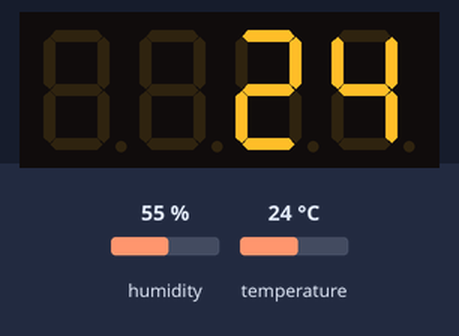
This sketch was run on a simulated Arduino Uno, built with avr-gcc and run on an emulated ATmega328P. On the bench: 4-digit seven-segment display. The inputs (shaded band) are chosen by the test bench; at power-on: temperature 24 °C, humidity 55 %.

Above: at 2.8 s.
2.9 s: temperature set to 12 °C
At 4.9 s:
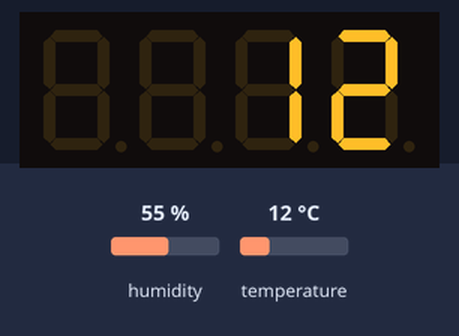
5.6 s: temperature set to 19 °C
At 7.3 s:
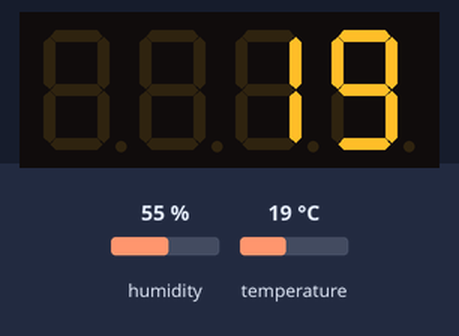
8.3 s: temperature set to 28 °C
At 10.8 s:
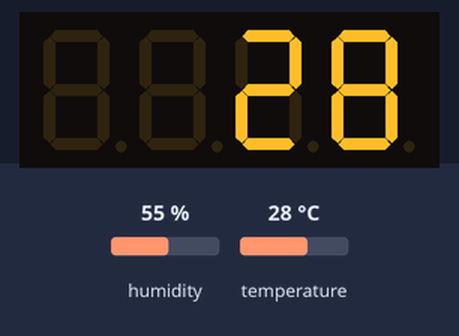
Timing chart, 0 to 12.3 s (numbered marks = the images above; inputs shaded):
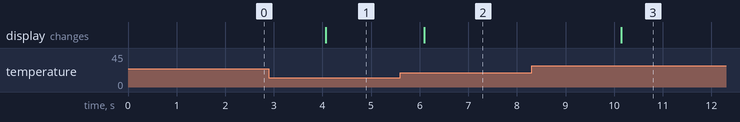

Measured:
- after the input at 2.9 s, the display: changes after 1.2 s (image 1)
- after the input at 5.6 s, the display: changes after 0.49 s (image 2)
- after the input at 8.3 s, the display: changes after 1.8 s (image 3)

The sketch:

DHT11_4digits_7seg_SEVSEG.ino
```cpp
#include "DHT.h"     // DHT
#define dhtPin 3
DHT dht(dhtPin, DHT11);

#include "SevSeg.h"
SevSeg sevseg; //инициируем контроллер

void setup() {
  dht.begin();

  byte numDigits = 4; // кол разрядов
  byte digitPins[] = {A1, A2, A3, A4};   //задаем пины анодов
  byte segmentPins[] = {5, 6, 7, 8, 9, 10, 11, 12};  // пины сегментов
  sevseg.begin(COMMON_CATHODE, numDigits, digitPins, segmentPins);
  sevseg.setBrightness(90);
}

void loop() {
  int temp = dht.readTemperature();
  sevseg.setNumber(temp);
  sevseg.refreshDisplay();

}
```
